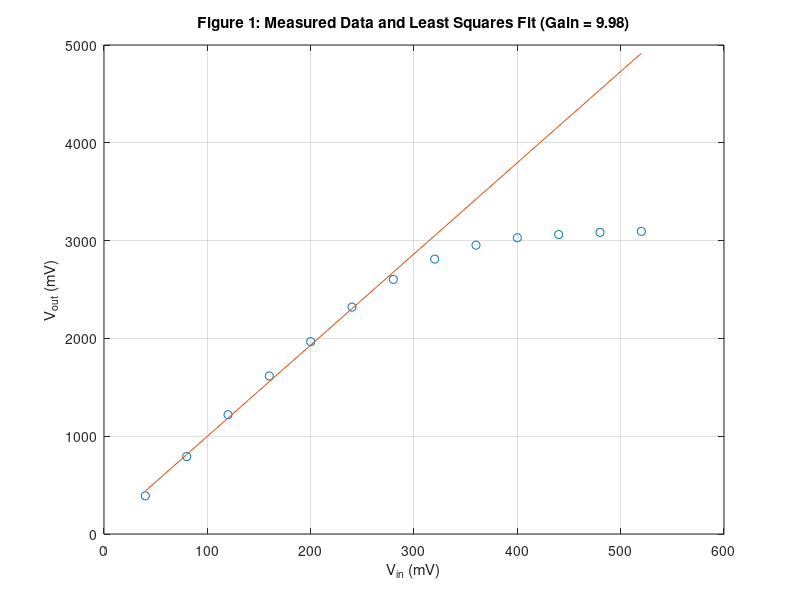

Write the MATLAB code that produced this figure.
%ECE205 Lab 4 Eric Morse
%Part B-1
Vin = [40 80 120 160 200 240 280 320 360 400 440 480 520];
Vout = [390 792 1220 1616 1967 2320 2604 2811 2953 3029 3062 3084 3095];
N = 7;

%Part B-8
%Vin = [40 80 120 160 200 240 280 320 360 400 440 480 520];
%Vout = [276 589 859 1148 1421 1637 1862 2015 2102 2157 2189 2200 2211];
%N = 7;

p = polyfit(Vin(1:N), Vout(1:N), 1);
m = p(1); b = p(2);
est_output = m*Vin+b;
plot(Vin, Vout, 'o', Vin, est_output, '-'); grid; xlabel('V_{in} (mV)'); 
ylabel('V_{out} (mV)'); 
title('Figure 1: Measured Data and Least Squares Fit (Gain = 9.98)');
%plot(Vin, Vout, 'o', Vin, est_output, '-'); grid; xlabel('V_{in} (mV)'); 
%ylabel('V_{out} (mV)'); 
%title('Figure 4: Measured Data and Least Squares Fit (Gain = 7.1)');
